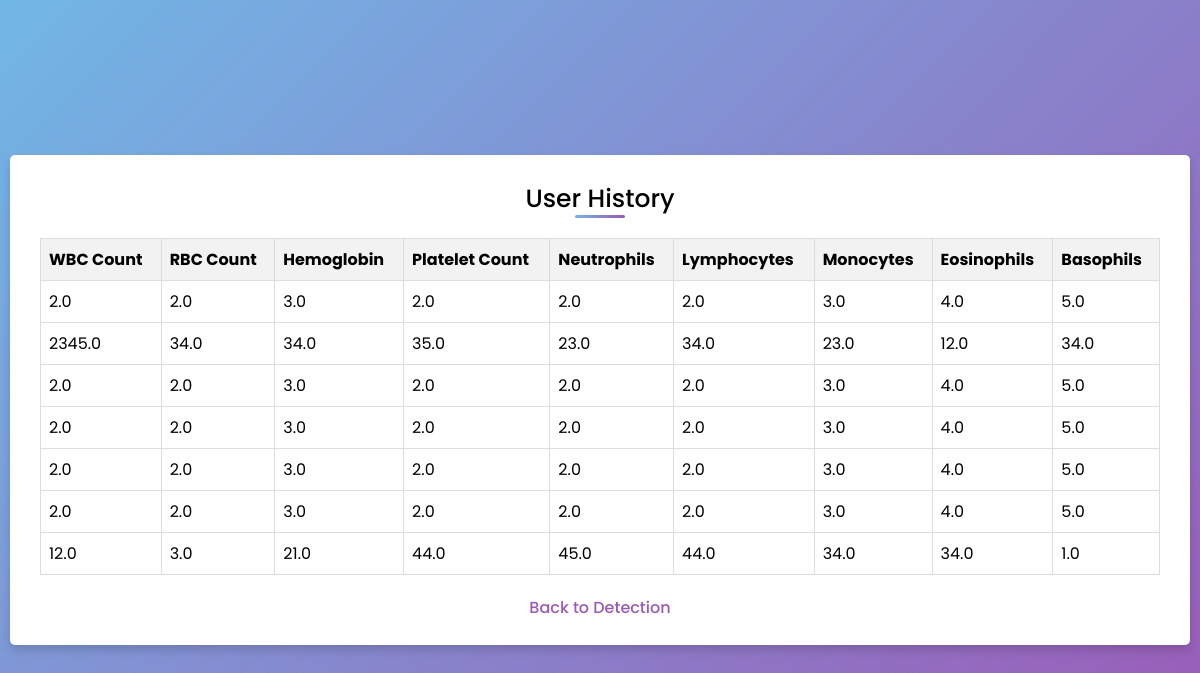
The app's page /view_history (signed in) with its own data.
### tables this page shows
CREATE TABLE user_history (
            id INTEGER PRIMARY KEY AUTOINCREMENT,
            user_id INTEGER,
            WBC REAL,
            RBC REAL,
            HGB REAL,
            PLT REAL,
            NEUT REAL,
            LYMPH REAL,
            MONO REAL,
            EO REAL,
            BASO REAL,
            result INTEGER,
            FOREIGN KEY (user_id) REFERENCES users(id)
        );

### main.py (the view)
@app.route('/view_history')
def view_history():
    history_data = get_user_history(session.get('user_id'))
    return render_template('history.html', history=history_data)

### main.py (called while the page is built)
def get_db_connection():
    conn = sqlite3.connect('users.db')
    conn.row_factory = sqlite3.Row
    return conn

def get_user_history(user_id):
    conn = get_db_connection()
    cursor = conn.execute('''
        SELECT * FROM user_history WHERE user_id = ?
    ''', (user_id,))
    history = cursor.fetchall()
    conn.close()
    return history

### templates/history.html (shortened to what this page needs)
<!DOCTYPE html>
<html lang="en" dir="ltr">
<head>
</head>
<body>
  <div class="container">
    <div class="title">User History</div>
    <table>
      <thead>
        <tr>
          <th>WBC Count</th>
          <th>RBC Count</th>
          <th>Hemoglobin</th>
          <th>Platelet Count</th>
          <th>Neutrophils</th>
          <th>Lymphocytes</th>
          <th>Monocytes</th>
          <th>Eosinophils</th>
          <th>Basophils</th>
        </tr>
      </thead>
      <tbody>
        {% for record in history %}
        <tr>
          <td>{{ record.WBC }}</td>
          <td>{{ record.RBC }}</td>
          <td>{{ record.HGB }}</td>
          <td>{{ record.PLT }}</td>
          <td>{{ record.NEUT }}</td>
          <td>{{ record.LYMPH }}</td>
          <td>{{ record.MONO }}</td>
          <td>{{ record.EO }}</td>
          <td>{{ record.BASO }}</td>
        </tr>
        {% endfor %}
      </tbody>
    </table>
    <div class="back-link">
      <a href="{{ url_for('view_history') }}">Back to Detection</a>
    </div>
  </div>
</body>
</html>

### templates/history.html (style rules this page uses)
* { margin: 0; padding: 0; box-sizing: border-box; font-family: 'Poppins', sans-serif; }
body { height: 100vh; display: flex; justify-content: center; align-items: center; padding: 10px; background: linear-gradient(135deg, #71b7e6, #9b59b6); }
.container { max-width: 1300px; width: 100%; background-color: #fff; padding: 25px 30px; border-radius: 5px; box-shadow: 0 5px 10px rgba(0, 0, 0, 0.15); position: relative; text-align: center; }
.container .title { font-size: 25px; font-weight: 500; position: relative; text-align: center; margin-bottom: 20px; }
.container .title::before { content: ""; position: absolute; left: 50%; bottom: 0; transform: translateX(-50%); height: 3px; width: 50px; border-radius: 5px; background: linear-gradient(135deg, #71b7e6, #9b59b6); }
table { width: 100%; border-collapse: collapse; margin-top: 20px; }
th, td { border: 1px solid #dddddd; text-align: left; padding: 8px; }
th { background-color: #f2f2f2; }
tr:nth-child(even) { background-color: #ffffff; }
.back-link { margin-top: 20px; }
.back-link a { color: #9b59b6; text-decoration: none; font-weight: 500; }

### records on screen
user_history: WBC "2.0", RBC "2.0", HGB "3.0", PLT "2.0", NEUT "2.0", LYMPH "2.0", MONO "3.0", EO "4.0", BASO "5.0"
user_history: WBC "2345.0", RBC "34.0", HGB "34.0", PLT "35.0", NEUT "23.0", LYMPH "34.0", MONO "23.0", EO "12.0", BASO "34.0"
user_history: WBC "2.0", RBC "2.0", HGB "3.0", PLT "2.0", NEUT "2.0", LYMPH "2.0", MONO "3.0", EO "4.0", BASO "5.0"
user_history: WBC "2.0", RBC "2.0", HGB "3.0", PLT "2.0", NEUT "2.0", LYMPH "2.0", MONO "3.0", EO "4.0", BASO "5.0"
user_history: WBC "2.0", RBC "2.0", HGB "3.0", PLT "2.0", NEUT "2.0", LYMPH "2.0", MONO "3.0", EO "4.0", BASO "5.0"
user_history: WBC "2.0", RBC "2.0", HGB "3.0", PLT "2.0", NEUT "2.0", LYMPH "2.0", MONO "3.0", EO "4.0", BASO "5.0"
user_history: WBC "12.0", RBC "3.0", HGB "21.0", PLT "44.0", NEUT "45.0", LYMPH "44.0", MONO "34.0", EO "34.0", BASO "1.0"
